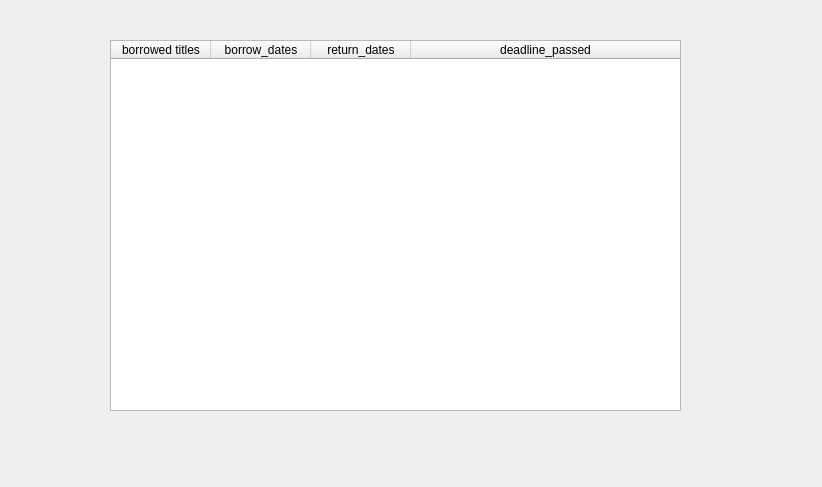
<?xml version="1.0" encoding="UTF-8"?>
<ui version="4.0">
 <class>table_not_returned</class>
 <widget class="QDialog" name="table_not_returned">
  <property name="geometry">
   <rect>
    <x>0</x>
    <y>0</y>
    <width>822</width>
    <height>487</height>
   </rect>
  </property>
  <property name="windowTitle">
   <string>Dialog</string>
  </property>
  <widget class="QTableWidget" name="tableWidget">
   <property name="geometry">
    <rect>
     <x>110</x>
     <y>40</y>
     <width>571</width>
     <height>371</height>
    </rect>
   </property>
   <attribute name="horizontalHeaderStretchLastSection">
    <bool>true</bool>
   </attribute>
   <column>
    <property name="text">
     <string>borrowed titles</string>
    </property>
   </column>
   <column>
    <property name="text">
     <string>borrow_dates</string>
    </property>
   </column>
   <column>
    <property name="text">
     <string>return_dates</string>
    </property>
   </column>
   <column>
    <property name="text">
     <string>deadline_passed</string>
    </property>
   </column>
  </widget>
 </widget>
 <resources/>
 <connections/>
</ui>
